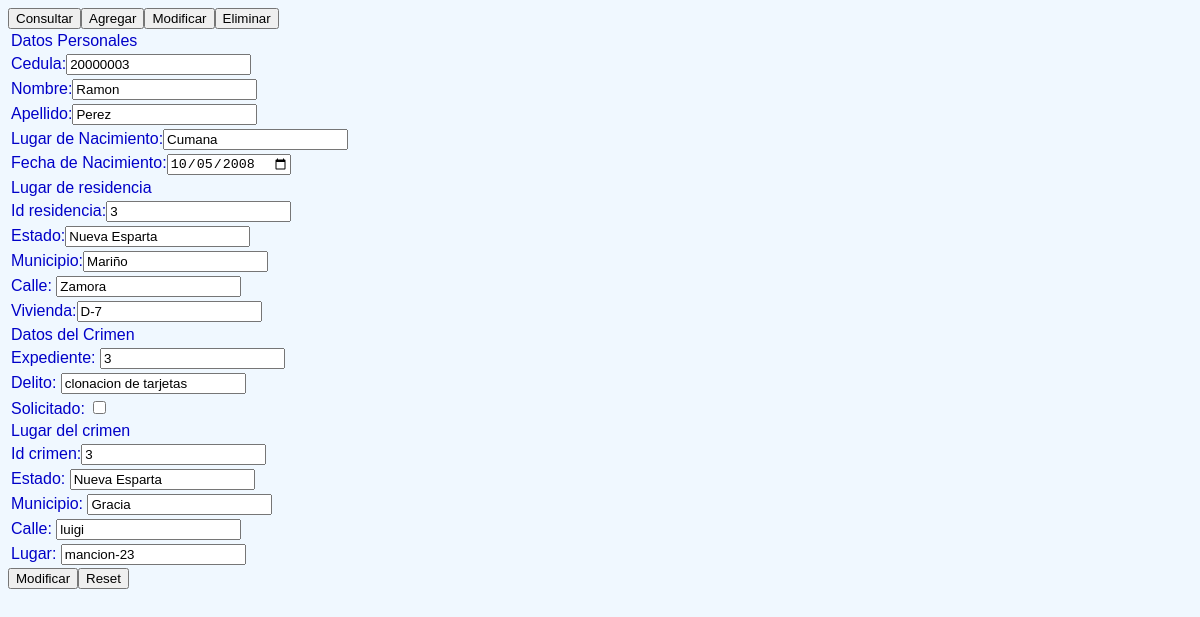
The page /form_modificar2.php?cedula=20000003 on the database its author committed.
### tables this page shows
CREATE TABLE Ciudadanos(
	cedula INT UNSIGNED NOT NULL,
	nombre VARCHAR(64) NOT NULL,
	apellido VARCHAR(64) NOT NULL,
	l_nacimiento VARCHAR(64) NOT NULL,
	f_nacimiento DATE NOT NULL,
	PRIMARY KEY(cedula)
);

CREATE TABLE Ubicacion_Ciudadanos(
	id_uc INT UNSIGNED NOT NULL AUTO_INCREMENT,
	cedula_uc INT UNSIGNED NOT NULL,
	estado_uc VARCHAR(64) NOT NULL,
	municipio_uc VARCHAR(64) NOT NULL,
	calle_uc VARCHAR(64) NOT NULL,
	vivienda_uc VARCHAR (64) NOT NULL,
	PRIMARY KEY (id_uc),
	INDEX UC_FK1(cedula_uc),
	FOREIGN KEY(cedula_uc)
		REFERENCES Ciudadanos(cedula)
);

CREATE TABLE Crimenes(
	expediente INT UNSIGNED NOT NULL,
    delito VARCHAR(64) NOT NULL,
    solicitado BOOL NOT NULL,
    cedula_c INT UNSIGNED NOT NULL,
    PRIMARY KEY (expediente),
    INDEX C_FK1(cedula_c),
    FOREIGN KEY (cedula_c)
		REFERENCES Ciudadanos(cedula)
);

CREATE TABLE Lugar_Crimenes(
	id_lc INT UNSIGNED NOT NULL AUTO_INCREMENT,
    estado_lc VARCHAR(64) NOT NULL,
    municipio_lc VARCHAR(64) NOT NULL,
    calle_lc VARCHAR(64) NOT NULL,
    lugar_lc VARCHAR(64) NOT NULL,
    expediente_lc INT UNSIGNED NOT NULL,
    PRIMARY KEY(id_lc),
    INDEX LC_FK1(expediente_lc),
    FOREIGN KEY (expediente_lc)
		REFERENCES Crimenes(expediente)
);

### form_modificar2.php (the view, shortened to what this page needs)
<!DOCTYPE html>
<html>
  <head>
    <link rel="stylesheet" type="text/css" href="estilo.css" media="screen" />
  </head>
  <body>
    <nav name="barra" id="id_barra">
      <table>
            <form action="form_consulta.php">
              <input name="boton" id="id_boton" value="Consultar" type="submit"/>
            </form>
            <form action="form_agregar.php">
              <input name="boton" id="id_boton" value="Agregar" type="submit"/>
            </form>
            <form action="form_modificar.php">
              <input name="boton" id="id_boton" value="Modificar" type="submit"/>
            </form>
            <form action="form_eliminar.php">
              <input name="boton" id="id_boton" value="Eliminar" type="submit"/>
            </form>
      </table>
    </nav>
    <?php
    $cedula=$_GET["cedula"];
    include("conexionBD.php");
    $consulta="SELECT * FROM Ciudadanos WHERE cedula='$cedula'";
    $resultado=mysqli_query($conexion, $consulta);
    if($fila=mysqli_fetch_array($resultado, MYSQLI_ASSOC)){
      $consulta="SELECT * FROM Ciudadanos WHERE cedula='$cedula'";
      $resultado=mysqli_query($conexion, $consulta);
      mysqli_set_charset($conexion, "utf8");
      echo("<article>");
      echo("<form name='Modificar' action='result_modificar.php' method='get'>");
      echo ("<table>");
      echo("<tr><td>Datos Personales</td></tr>");
      while($fila=mysqli_fetch_array($resultado, MYSQLI_ASSOC)){
        echo ("<tr><td><label>Cedula:<input name='cedula' value='$fila[cedula]' /></label></td></tr>");
        echo ("<tr><td><label>Nombre:<input name='nombre' value='$fila[nombre]' /></label></td></tr>");
        echo ("<tr><td><label>Apellido:<input name='apellido' value='$fila[apellido]' /></label></td></tr>");
        echo ("<tr><td><label>Lugar de Nacimiento:<input name='l_nacimiento' value='$fila[l_nacimiento]'/></label></td></tr>");
        echo ("<tr><td><label>Fecha de Nacimiento:<input name='f_nacimiento' value='$fila[f_nacimiento]' type='date'/></label></td></tr>");
      }
            $consulta="SELECT * FROM Ubicacion_Ciudadanos WHERE cedula_uc='$cedula'";
            $resultado=mysqli_query($conexion, $consulta);
            echo("<tr><td>Lugar de residencia</td></tr>");
            while($fila=mysqli_fetch_array($resultado, MYSQLI_ASSOC)){
              echo ("<tr><td><label>Id residencia:<input name='id_uc' value='$fila[id_uc]' /></label></td></tr>");
              echo ("<tr><td><label>Estado:<input name='estado_uc' value='$fila[estado_uc]'</label></td></tr>");
              echo ("<tr><td><label>Municipio:<input name='municipio_uc' value='$fila[municipio_uc]' /></label></td></tr>");
              echo ("<tr><td><label>Calle: <input name='calle_uc' value='$fila[calle_uc]' /></label></td></tr>");
              echo ("<tr><td><label>Vivienda:<input name='vivienda_uc' value='$fila[vivienda_uc]'</label></td></tr>");
              }
      $consulta="SELECT * FROM Crimenes WHERE cedula_c='$cedula'";
      $resultado=mysqli_query($conexion, $consulta);
      echo("<tr><td>Datos del Crimen</td></tr>");
      while($fila=mysqli_fetch_array($resultado, MYSQLI_ASSOC)){
        echo ("<tr><td><label>Expediente: <input name='expediente' value='$fila[expediente]' /></label></td></tr>");
        echo ("<tr><td><label>Delito: <input name='delito' value='$fila[delito]' /></label></td></tr>");
        if($fila["solicitado"]==0){
          echo ("<tr><td><label>Solicitado: <input name='solicitado' value='0' type='checkbox' /></label></td></tr>");
        }
        else{
          $fila["solicitado"]="Si";
          echo ("<tr><td><label>Solicitado: <input name='solicitado' value='0' type='checkbox' checked/></label></td></tr>");
        }
        }
      $consulta="SELECT * FROM Lugar_Crimenes, Crimenes WHERE expediente_lc=expediente AND cedula_c=$cedula";
      $resultado=mysqli_query($conexion, $consulta);
      echo("<tr><td>Lugar del crimen</td></tr>");
      while($fila=mysqli_fetch_array($resultado, MYSQLI_ASSOC)){
        echo ("<tr><td><label>Id crimen:<input name='id_lc' value='$fila[id_lc]' /></label></td></tr>");
        echo ("<tr><td><label>Estado: <input name='estado-lc' value='$fila[estado_lc]' /></label></td></tr>");
        echo ("<tr><td><label>Municipio: <input name='municipio_lc' value='$fila[municipio_lc]' /></label></td></tr>");
        echo ("<tr><td><label>Calle: <input name='calle_lc' value='$fila[calle_lc]' /></label></td></tr>");
        echo ("<tr><td><label>Lugar: <input name='lugar_lc' value='$fila[lugar_lc]' /></label></td></tr>");
      }
      echo("</table>");
      echo("<input value='Modificar' type='submit'/>");
      echo("<input type='reset' />");
      echo("</form>");
      echo("</article>");
    }
    else{
      echo("<article>");
      echo("<p>El ciudadano no ha cometido delitos anteriormente</p>");
      echo("</article>");
    }
    ?>
  </body>
</html>

### estilo.css (style rules this page uses)
body { background-color: #f0f8ff; font-family: Helvetica, sans-serif; }
table { border-color:#37526f; }
td { font-style: bold; color: #0000c8; }

### rows shown on the page
ciudadanos: cedula "20000003", nombre "Ramon", apellido "Perez", l_nacimiento "Cumana", f_nacimiento "10/05/2008"
ubicacion_ciudadanos: id_uc "3", estado_uc "Nueva Esparta", municipio_uc "Mariño", calle_uc "Zamora", vivienda_uc "D-7"
crimenes: expediente "3", delito "clonacion de tarjetas"
lugar_crimenes: id_lc "3", estado-lc "Nueva Esparta", municipio_lc "Gracia", calle_lc "luigi", lugar_lc "mancion-23"
